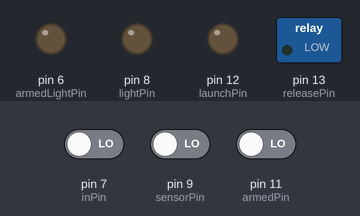
The sketch below on a simulated Arduino Uno, built with avr-gcc and run on an emulated ATmega328P. Parts: switched loads named in the sketch (green lamp = pin HIGH), output pins drawn as LEDs (lit = HIGH). Inputs (shaded band) come from the test bench; at power-on: pin 11 (armedPin) LOW, pin 7 (inPin) LOW, pin 9 (sensorPin) LOW. At 1.3 s the program stops and its outputs stay as they are.

Above: at 1.2 s.
1.3 s: pin 11 (armedPin) driven HIGH
At 1.7 s:
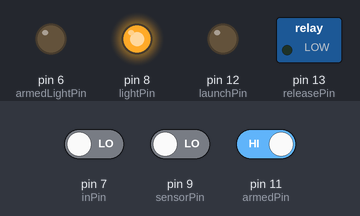
Timing chart, 0 to 2.8 s (numbered marks = the images above; inputs shaded):
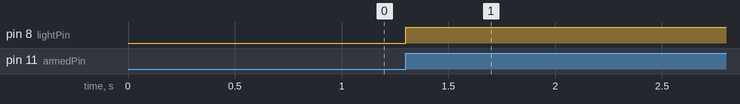

The sketch:

ASMEV1.ino
```cpp
//pins on the board
//input vars
int armedPin = 11; //launch switch //orange light
int inPin = 7; //firing switch //slideswitch3
int sensorPin = 9; //magnetic sensor //slideswitch4

//output vars
int releasePin = 13; //solonoid 1 //object: ???
int launchPin = 12; //solonoid 2 //blue light
int lightPin = 8; //red light
int armedLightPin = 6; //Green light

//values
int inVal = 0;
int sensorVal = 0;
int armedVal = 0;
bool fired = false;
bool launch = false;
bool armed = false;

void setup() {
  // put your setup code here, to run once:
  pinMode(releasePin, OUTPUT);
  pinMode(launchPin, OUTPUT);
  pinMode(lightPin, OUTPUT);
  pinMode(armedLightPin, OUTPUT);
  pinMode(inPin, INPUT);
  pinMode(sensorPin, INPUT);
  pinMode(armedPin, INPUT);
}

void loop() {
  // put your main code here, to run repeatedly:
  inVal = digitalRead(inPin);   // read the input pin
  sensorVal = digitalRead(sensorPin);   // read the input pin
  armedVal = digitalRead(armedPin);   // read the input pin

  if (armedVal == 1) {
    armed = true;
    digitalWrite(lightPin, HIGH);
  } else {
    armed = false;
    digitalWrite(lightPin, LOW);
  }


  while (armed == true) {
    //It is given the order to launch.
    //The boom box has been pressed and it is activating the Trebuchet, and releasing the pin to accelerate the weights
    if (inVal == 1 && fired == false) {
      digitalWrite(launchPin, HIGH);
      digitalWrite(lightPin, HIGH);
      launch = true;
    }

    //the sensor is waiting for a magnetic field to pass by, as soon as it detects any strong magnetic field it will release the sling.
    if (sensorVal != 0 && fired == false && launch == true) {
      digitalWrite(releasePin, HIGH);
      fired = true;
    }
  }

  //Trebuchet has fired and is finished its launch cycle. The Trebuchet resets all of its values so its ready for next launch.
  //Trebuchet is waiting for boom box to be turned off before resetting.
  if (inVal == 0 && fired == true && launch == true) {
    fired = false;
    launch = false;
  }


}
```

Measured:
- after the input at 1.3 s, pin 8 (lightPin): LOW → HIGH at once
